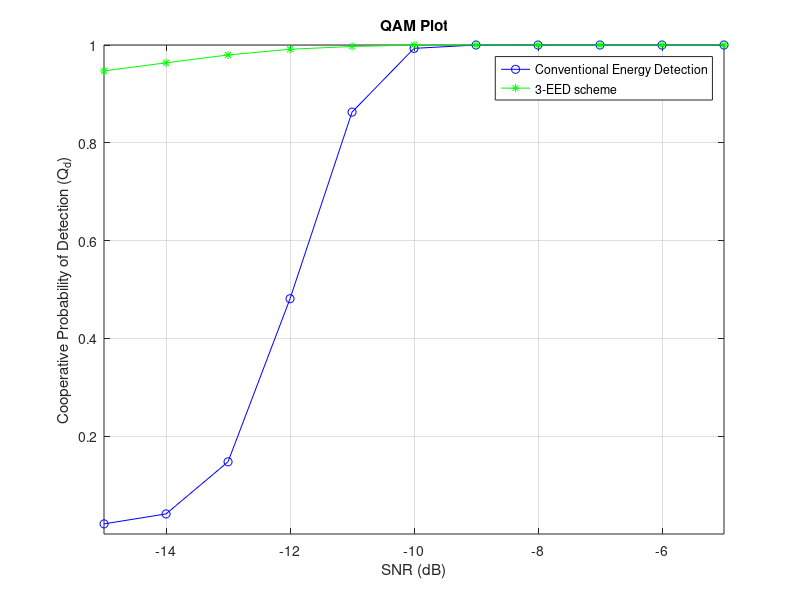
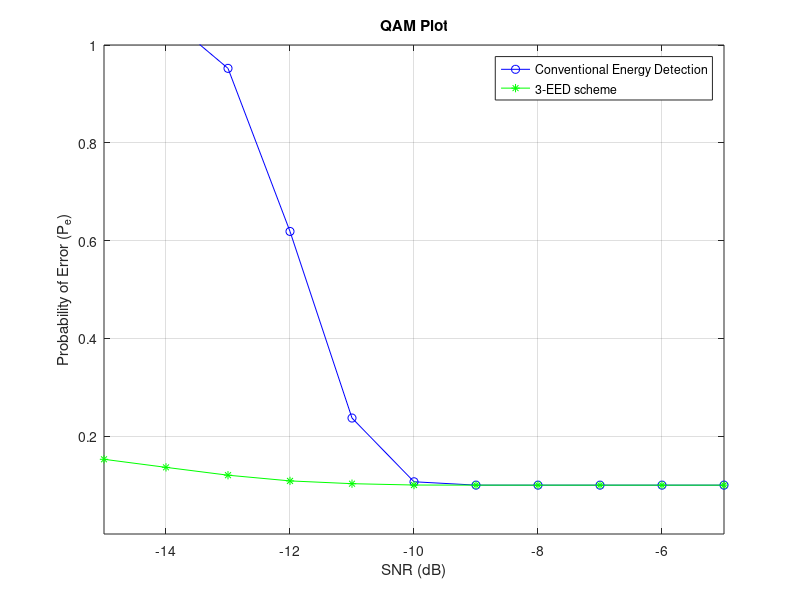

Write MATLAB code to recreate these figures, in order.
%QAMg4
clc
clear all
close all

format long

N = 200;  
%snr_dB =-8; %dB
%snr = 10.^(snr_dB./10);
Pf = 0.01:0.01:1;
uc = 0.1;
%% BPSK Signal

m = 64;                                                % 64-QAM
k = log2(m);                                           % Number of bits per symbol
AmI = 0.53945;                                         % amplitude level corresponding to phi1
AmQ = 0.53945;                                         % amplitude level corresponding to phi2
L=1500;
data = round(rand(1,L));                               % Data sequence
uni2bip=2*data-1;                                      % Convert unipolar to bipolar
T=1;                                                   % Bit duration
Eb=T/2;                                                % This will result in unit amplitude waveforms
Ep = sqrt(Eb * (2^k - 1) * 1.5);                       % Peak energy value
fc=3/T;                                                % Carrier frequency
t=linspace(0,5,1500);                                  % discrete time sequence between 0 and 5*T (15000 samples)
K=length(t);                                           % Number of samples
Nsb=K/length(data);                                    % Number of samples per bit
dd=repmat(data',1,Nsb);                                % replicate each bit Nsb times
bb=repmat(uni2bip',1,Nsb); dw=dd';                     % Transpose the rows and columns
dw=dw(:)'; 

%------ Convert dw to a column vector (colum by column) and convert to a row vector
bw=bb';
bw=bw(:)';                                             % Data sequence samples
w=sqrt(Ep/2)*AmI*cos(2*pi*fc*t + pi/4) + sqrt(Ep/2)*AmQ*sin(2*pi*fc*t + pi/4);                        % carrier waveform
bpsk_w=bw.*w;                                          % modulated waveform


 %% Probabilty of double threshold
u=1000; 
Pfa = 0.1;
snr_dB =-15:1:-5; %dB
snr = 10.^(snr_dB./10);
for m=1:5
 for i =1:length(snr)
              Dcv=0;
              Dps0=0;
              Dps1 = 1;
              K = 0;
              W=5-K;
              FC_E=0;
          for j = 1:1000

%      lambda(i)=gammaincinv(1-Pf(i),u)*2; %theshold
%      Pdth(i)=marcumq(sqrt(2*snr),sqrt(lambda(i)),u);

        %-----AWGN noise with mean 0 and variance -----%
         Noise = randn(1,N); 
         vn=var(Noise);
         %-----Real valued Gaussian Primary User Signal------% 

         Signal = sqrt(snr(i)).*bpsk_w(1:200);
         vs=var(Signal);

         Recv_Sig = Signal + Noise; % Received signal at SU 1

         Energy = abs(Recv_Sig).^2; % Energy of received signal over N samples

         %------- Threshold-----------

         Threshold_0(i) = N*vn + qfuncinv(Pfa)*sqrt(2*N*vn^2);
         Threshold_1(i) = (1-uc)*Threshold_0(i);
         Threshold_2(i) = (1+uc)*Threshold_0(i);


         %-----Computation of Test statistic for energy detection-----%
         X(m) =sum(Energy);

         %% ------------------Conventional---------------------
           if X(m) >= Threshold_0(i)
               Dcv = Dcv +1;
           end

        %% Proposed scheme

            if X(m) <= Threshold_1(i)
               FC(m) = 0;
               Dps0 = Dps0 +1 ;
               K=K+1;
               Lf(K)=FC(m);
           elseif  X(m) >= Threshold_2(i) 
              FC(m) = 1;
              Dps1 = Dps1 + 1;
              K=K+1;
              Lf(K)=FC(m);
           else
               FC(m) = X(m);
               FC_E=FC_E+FC(m);
               if W~=0
    X_avg = FC_E/W;
    if (X_avg < Threshold_0(i))
        Lf(K+1) = 0;
    else
        Lf(K+1) = 1;
    end
               end
            end
        end      
     Pdcv(m,i) = Dcv/j;
     Pdps(m,i) = Dps1/j;
     Pfps(m,i) = Dps0/j;
     Pdps(K+1,i) = qfunc((Threshold_0(i) -N*(vn+vs))./(sqrt(2*N*(vn+vs)^2)));
  end

end


for i=1:length(snr)
     PdcvOR(i)=1-prod(1-Pdcv(:,i));
     PdpsOR(i)=1-prod(1-Pdps(:,i));
 end

plot(snr_dB,1-(1-PdcvOR).^3,'b-o',snr_dB,1-(1-PdpsOR).^3,'g-*');
grid on
axis([-15.001,-5,0.0001,1]);
xlabel('SNR (dB)');
ylabel('Cooperative Probability of Detection (Q_d)');
legend('Conventional Energy Detection','3-EED scheme');
title('QAM Plot')
figure
for i=1:length(snr_dB)
    Pecv(i)=Pfa+1-(1-(1-PdcvOR(i)).^3);
    Peps(i)=Pfa+1-(1-(1-PdpsOR(i)).^3);
end
plot(snr_dB,Pecv,'b-o',snr_dB,Peps,'g-*');
grid on
xlabel('SNR (dB)');
axis([-15,-5,0.0001,1])
ylabel('Probability of Error (P_e)');
legend('Conventional Energy Detection','3-EED scheme');
title('QAM Plot')